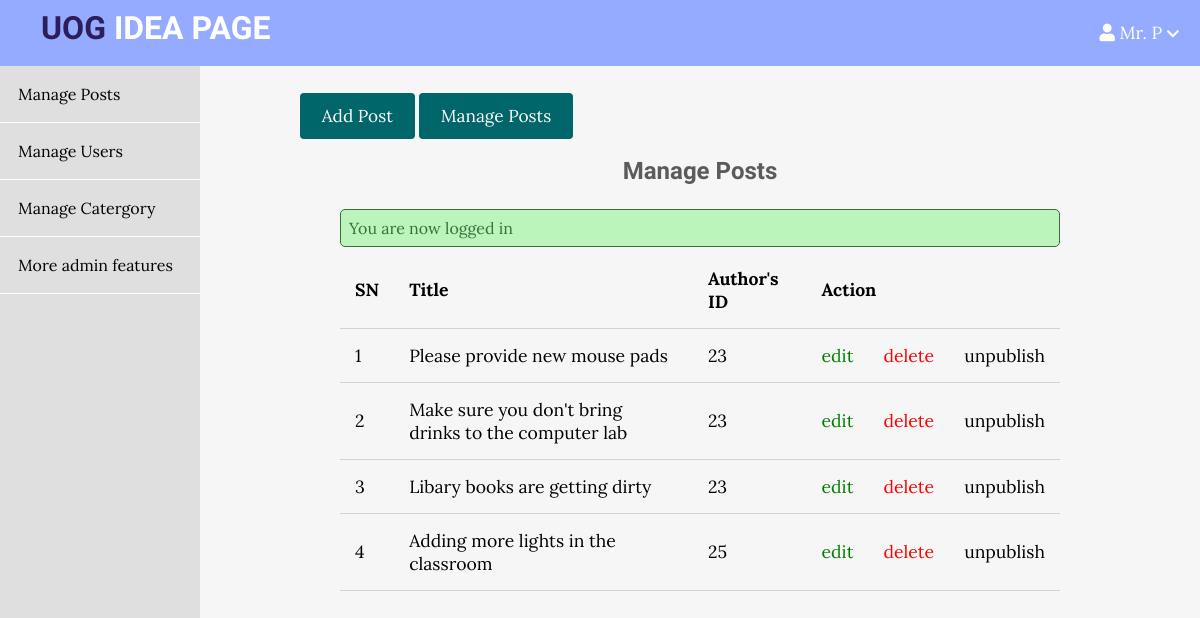
The app's page /admin/posts/index.php (signed in) with its own data.
### tables this page shows
CREATE TABLE `posts` (
  `id` int(11) NOT NULL,
  `user_id` int(11) NOT NULL,
  `topic_id` int(11) DEFAULT NULL,
  `title` varchar(255) NOT NULL,
  `image` varchar(255) NOT NULL,
  `body` text NOT NULL,
  `published` tinyint(4) NOT NULL,
  `created_at` datetime NOT NULL DEFAULT current_timestamp()
);

### app/database/db.php (called while the page is built, shortened)
<?php
require('connect.php');
function selectAll($table, $conditions = [])
{
    global $conn;
    $sql = "SELECT * FROM $table";
    if (empty($conditions)) {
        $stmt = $conn->prepare($sql);
        $stmt->execute();
        $records = $stmt->get_result()->fetch_all(MYSQLI_ASSOC);
        return $records;
    }
}

### app/controllers/posts.php (called while the page is built, shortened)
<?php
include(ROOT_PATH . "/app/database/db.php");
$table = 'posts';
$posts = selectAll($table);

### admin/posts/index.php (the view, shortened to what this page needs)
<?php include(ROOT_PATH . "/app/controllers/posts.php");
?>
<!DOCTYPE html>
<html lang="en">
<head>
    <link rel="stylesheet" href="https://use.fontawesome.com/releases/v5.7.2/css/all.css">
    <link rel="stylesheet" href="../../assets/css/style.css">
    <link rel="stylesheet" href="../../assets/css/admin2.css">
</head>
<body>
    <?php include(ROOT_PATH . "/app/includes/adminHeader.php"); ?>
    <div class="admin-wrapper">
        <?php include(ROOT_PATH . "/app/includes/adminSidebar.php"); ?>
        <div class="admin-content">
            <div class="button-group">
                <a href="create.php" class="btn btn-big">Add Post</a>
                <a href="index.php" class="btn btn-big">Manage Posts</a>
            </div>
            <div class="content">
                <h2 class="page-title">Manage Posts</h2>
                <?php include(ROOT_PATH . "/app/includes/messages.php"); ?>
                <table>
                    <thead>
                        <th>SN</th>
                        <th>Title</th>
                        <th>Author's ID</th>
                        <th colspan="3">Action</th>
                    </thead>
                    <tbody>
                        <?php foreach ($posts as $key => $post) : ?>
                            <tr>
                                <td><?php echo $key + 1; ?></td>
                                <td><?php echo $post['title'] ?></td>
                                <td><?php echo $post['user_id'] ?></td>
                                <td><a href="edit.php?id=<?php echo $post['id']; ?>" class="edit">edit</a></td>
                                <td><a href="edit.php?delete_id=<?php echo $post['id']; ?>" class="delete">delete</a></td>
                                <?php if ($post['published']) : ?>
                                    <td><a href="edit.php?published=0&p_id=<?php echo $post['id'] ?>" class="unpublish">unpublish</a></td>
                                <?php else : ?>
                                    <td><a href="edit.php?published=1&p_id=<?php echo $post['id'] ?>" class="publish">publish</a></td>
                                <?php endif; ?>
                            </tr>
                        <?php endforeach; ?>
                    </tbody>
                </table>
            </div>
        </div>
    </div>
</body>
</html>

### assets/css/style.css (style rules this page uses)
* { box-sizing: border-box }
html, body { height: 100%; padding: 0px; margin: 0px; background: #f6f6f6; font-family: 'Lora', serif; }
h1, h2, h3, h4, h5, h6 { font-family: 'Candal', serif; color: #5c5b5b; margin: 5px; }
a { text-decoration: none; color: inherit; }
.btn { padding: .5rem 1rem; background: #006669; color: white; border: 1px solid transparent; border-radius: .25rem; font-size: 1.08em; font-family: 'Lora', serif; }
.btn-big { padding: .7rem 1.3rem; line-height: 1.3rem; }
.content { width: 90%; margin: 30px auto 30px; }

### assets/css/admin2.css (style rules this page uses)
.admin-wrapper { display: flex; height: calc(100% - 66px); }
.admin-wrapper .admin-content { flex: 8; height: 100%; padding: 40px 100px 100px; overflow-y: scroll; }
.admin-content .page-title { text-align: center; margin-bottom: 1.5rem; }
table { width: 100%; border-collapse: collapse; font-size: 1.1rem; }
th, td { padding: 15px; text-align: left; border-bottom: 1px solid #d3d3d3; }
.edit { color: green; }
.delete { color: red; }

### records on screen
posts: title "Please provide new mouse pads", user "23"
posts: title "Make sure you don't bring drinks to the computer lab", user "23"
posts: title "Libary books are getting dirty", user "23"
posts: title "Adding more lights in the classroom", user "25"

### other values on screen
$_SESSION['username'] "Mr. P"
$_SESSION['message'] "You are now logged in"
